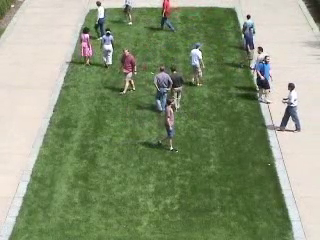
#> input picture frame 61 of vedio1.mp4, 320 x 240 px
$ jupyter execute --allow-errors Dispersion.ipynb
#> lines starting #> are read from the running program, lines starting #| are printed output that depends on the picture; after the words box and inside, x2 and y2 are one past the last pixel; in counts of white or black regions, pixels touching at a corner belong together
[cell 1]
import cv2 as cv
import numpy as np
from scipy.spatial import distance
import matplotlib.pyplot as plt
cap = cv.VideoCapture("vedio1.mp4")
ret, first_frame = cap.read()
#> first_frame is the input picture: shape (240, 320, 3); mean B, G, R 116.6, 148.3, 135.5
prev_gray = cv.cvtColor(first_frame, cv.COLOR_BGR2GRAY)
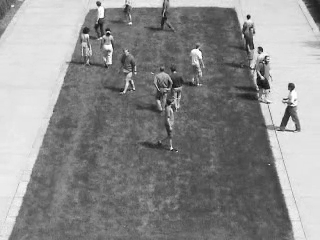
#> prev_gray: shape (240, 320); min 5, max 255, mean 140.8
mask = np.zeros_like(first_frame)
mask[..., 1] = 255
density = np.array([])
destance=np.array([])
nu=1;

[cell 2]
while(ret):

    ret, frame = cap.read()
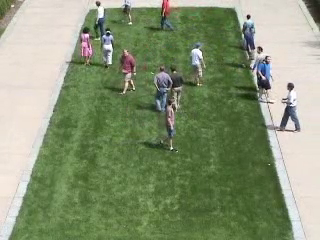
#> input picture frame 62 of vedio1.mp4, 320 x 240 px
#> frame is the input picture: shape (240, 320, 3); mean B, G, R 116.5, 148.3, 135.4
    if(ret == 0):  break
    cv.imshow("input", frame)
    gray = cv.cvtColor(frame, cv.COLOR_BGR2GRAY)
    # Calculates dense optical flow by Farneback method
    flow = cv.calcOpticalFlowFarneback(prev_gray, gray,
                                        None,
                                        0.5, 3, 15, 3, 5, 1.2, 0)
    magnitude, angle = cv.cartToPolar(flow[..., 0], flow[..., 1])
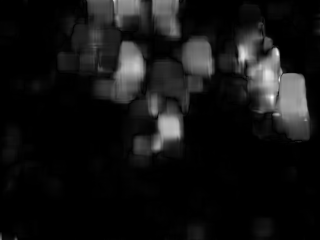
#> magnitude: shape (240, 320) float32; min 6.94e-09, max 1.26, mean 0.0973; drawn with min black and max white
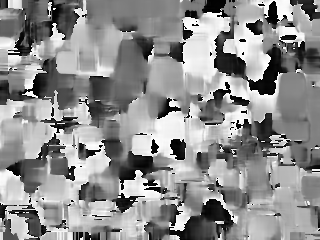
#> angle: shape (240, 320) float32; min 0.0001, max 6.28, mean 3.52; drawn with min black and max white

    # Sets image hue according to the optical flow
    # direction
    mask[..., 0] = angle * 180 / np.pi / 2
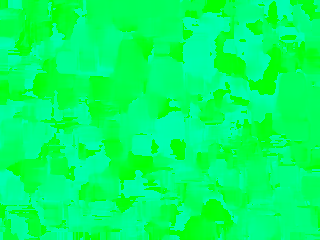
#> mask: shape (240, 320, 3); mean of channels 0, 1, 2 100.2, 255, 0; drawn as B, G, R
    # Sets image value according to the optical flow
    # magnitude (normalized)
    mask[..., 2] = cv.normalize(magnitude, None, 0, 255, cv.NORM_MINMAX)
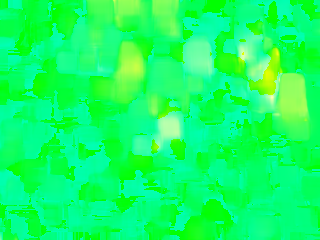
#> mask: shape (240, 320, 3); mean of channels 0, 1, 2 100.2, 255, 19.4; drawn as B, G, R
        # Converts HSV to RGB (BGR) color representation
    rgb = cv.cvtColor(mask, cv.COLOR_HSV2BGR)
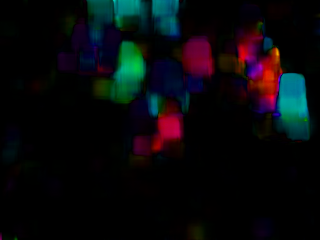
#> rgb: shape (240, 320, 3); mean B, G, R 11.6, 9.3, 8.3
    rgb1 = cv.cvtColor(rgb, cv.COLOR_BGR2GRAY)
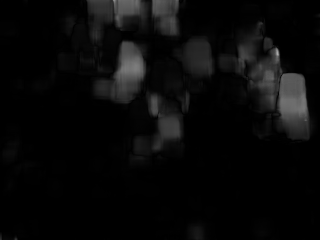
#> rgb1: shape (240, 320); min 0, max 172, mean 9.3
    ret1,bina = cv.threshold(rgb1,30,255,cv.THRESH_BINARY)
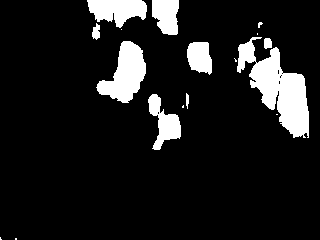
#> bina: shape (240, 320); 11.2% white; 17 white regions (8 under 20 px)
    # Opens a new window and displays the output frame
    cv.imshow("dense optical flow", bina)
    contours, hierarchy = cv.findContours(bina,cv.RETR_TREE,cv.CHAIN_APPROX_SIMPLE)
#> contours = 23 contours, 14 with area under 20; largest, box (x1, y1, x2, y2) and area: (237, 37, 309, 138) 3070, (96, 41, 146, 103) 1610, (87, 0, 147, 28) 1042, (148, 94, 181, 150) 790, (152, 0, 179, 35) 712
    x,y=bina.shape
#> x = 240; y = 320
    n1=np.array(bina)
    density = np.append(density,(np.count_nonzero(n1==255)/(x*y))*100)
#> density = [11.24]
    c1,c2=(x-1)/2,(y-1)/2
#> c1 = 119.5; c2 = 159.5
    dis=0
    nb=len(contours)
#> nb = 23
    for c in contours:
    # calculate moments for each contour
        M = cv.moments(c)
        area = cv.contourArea(c)
        # calculate x,y coordinate of center
        if M["m00"] != 0 and area >=4:
            X = int(M["m10"] / M["m00"])
            cY = int(M["m01"] / M["m00"])
            d = distance.euclidean((c1,c2), (cX,cY))
        else:
            cX, cY = 0, 0
            nb=nb-1
            d=0
        dis=dis+d
#> this loop made 23 passes
#> (area, X, cY, d, dis) on passes 5, 7, 9, 10, 11, 12, 20, 22, 23: (790.5, 163, 122, 125.2, 125.2), (21, 186, 99, 133.9, 387.8), (603, 199, 56, 158.1, 545.9), (1610, 125, 73, 147.5, 693.4), (61.5, 267, 42, 167.6, 861), (3070, 278, 88, 139.3, 1000.2), (74.5, 95, 31, 175.5, 1612.6), (712.5, 165, 15, 187.5, 1981.6), (1041.5, 117, 9, 192.2, 2173.7)
#> after the loop, dis = 2173.7; nb = 14
    dis=dis/nb
#> dis = 155.3
    destance=np.append(destance,dis)
#> destance = [155.3]
    nu=nu+1
# Updates previous frame
    prev_gray = gray

# Frames are read by intervals of 1 millisecond. The
# programs breaks out of the while loop when the
# user presses the 'q' key
    if cv.waitKey(1) & 0xFF == ord('q'):
#> (key q is pressed here)
        break
density_cumsum=np.cumsum(density)
#> density_cumsum = [11.24]
destance_cumsum=np.cumsum(destance)
#> destance_cumsum = [155.3]
a1=np.array([])
a2=np.array([])
#> (the rest of this cell did not finish here and is left out)

$ run again, starting later in the video
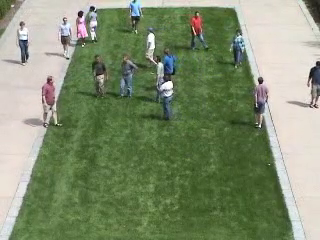
#> input picture frame 276 of vedio1.mp4, 320 x 240 px
#> first_frame is the input picture: shape (240, 320, 3); mean B, G, R 111.6, 142.2, 128.9
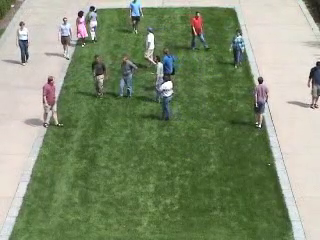
#> input picture frame 277 of vedio1.mp4, 320 x 240 px
#> frame is the input picture: shape (240, 320, 3); mean B, G, R 111.8, 142.3, 129.1
#> `ret1,bina = cv.threshold(rgb1,30,255,cv.THRESH_BINARY)`:
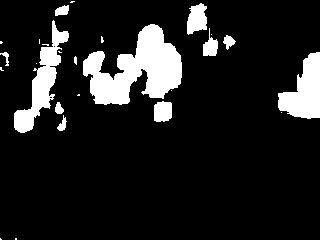
#> bina: shape (240, 320); 12.4% white; 26 white regions (14 under 20 px)
#> contours = 28 contours, 17 with area under 20; largest, box (x1, y1, x2, y2) and area: (83, 24, 182, 105) 4149, (14, 20, 69, 133) 1729, (278, 52, 320, 119) 1620, (187, 3, 207, 35) 425, (154, 101, 172, 122) 302
#> density = [12.42]
#> `nb=len(contours)`: nb = 28
#> the loop `for c in contours:` made 28 passes
#> (area, X, cY, d, dis) on passes 3, 5, 6, 12, 13, 19, 21, 22: (58, 61, 124, 124.7, 124.7), (60, 58, 108, 130.1, 254.8), (302.5, 162, 111, 129, 383.8), (1620, 304, 91, 137.7, 677.6), (31.5, 5, 56, 158.1, 835.7), (87, 228, 41, 168.3, 1173.7), (196.5, 210, 47, 164.1, 1337.9), (4149, 136, 69, 149.9, 1487.8)
#> after the loop `for c in contours:`: dis = 2141.6; nb = 14
#> `dis=dis/nb`: dis = 153
#> destance = [153]
#> density_cumsum = [12.42]
#> destance_cumsum = [153]

$ run again, starting later in the video
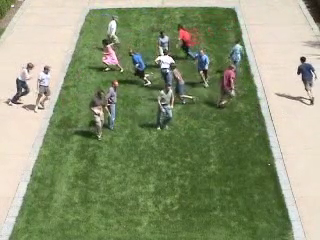
#> input picture frame 491 of vedio1.mp4, 320 x 240 px
#> first_frame is the input picture: shape (240, 320, 3); mean B, G, R 115.1, 149, 139
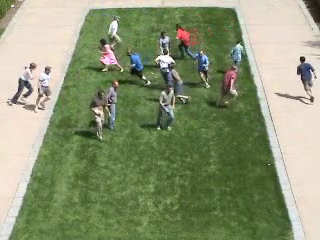
#> input picture frame 492 of vedio1.mp4, 320 x 240 px
#> frame is the input picture: shape (240, 320, 3); mean B, G, R 115, 149, 138.9
#> `ret1,bina = cv.threshold(rgb1,30,255,cv.THRESH_BINARY)`:
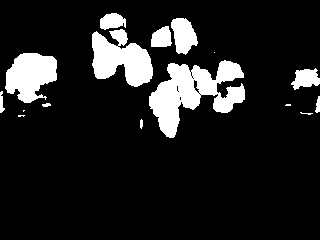
#> bina: shape (240, 320); 12.6% white; 16 white regions (5 under 20 px)
#> contours = 25 contours, 15 with area under 20; largest, box (x1, y1, x2, y2) and area: (149, 60, 245, 138) 3464, (92, 29, 153, 87) 2112, (5, 53, 57, 103) 1718, (171, 18, 198, 55) 624, (291, 68, 320, 90) 373
#> density = [12.58]
#> nb = 25
